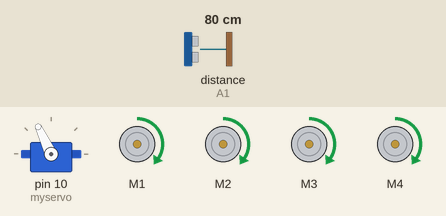
Bench run of a sketch on a simulated Arduino Uno, built with avr-gcc and run on an emulated ATmega328P. Parts: servo, 4 × DC motor (green arrow = forward, orange = backward, longer = faster). The inputs (shaded band) are chosen by the test bench; at power-on: distance to the obstacle (sensor on A1) 80 cm. The echo pulse lasts 58.3 µs per cm.

Above: at 3.9 s.
4.0 s: distance to the obstacle (sensor on A1) set to 28 cm
5.5 s: distance to the obstacle (sensor on A1) set to 22 cm
At 6.3 s:
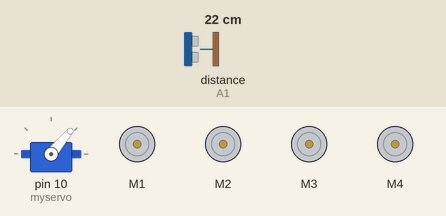
At 7.2 s:
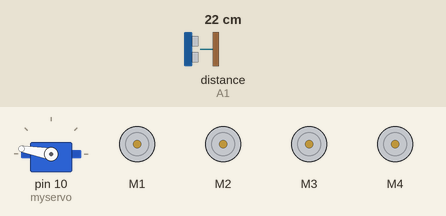
8.5 s: distance to the obstacle (sensor on A1) set to 35 cm
At 11.5 s:
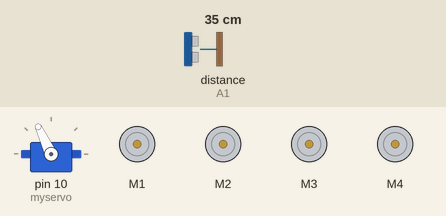
Timing chart, 0 to 13.0 s (numbered marks = the images above; inputs shaded):
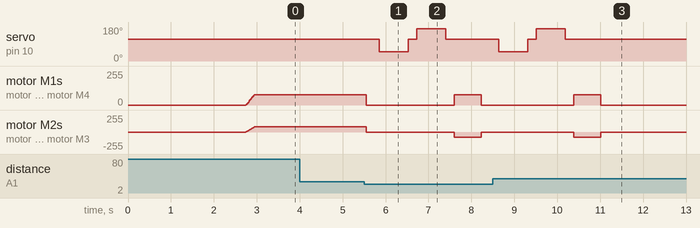

Measured:
- the behaviour switches between 26 and 25 cm on distance to the obstacle (sensor on A1) (found by bisection; images 0 and 1)
- after the input at 4.0 s, every drawn part: stays the same
- after the input at 5.5 s, servo on pin 10 (myservo): 115° → 50° after 0.35 s, → 115° 0.67 s later, → 170° 0.20 s later, → 115° 0.67 s later; motor M1: forward 78/255 → stopped after 0.05 s, → forward 78/255 2.0 s later, → stopped 0.63 s later
- after the input at 8.5 s, servo on pin 10 (myservo): goes on until 10.2 s, then stays 115°; motor M1–4: goes on until 11.0 s, then stays stopped

The sketch:

Auto_Parking.ino
```cpp
#include <AFMotor.h>
#include <NewPing.h>
#include <Servo.h>
#include <Adafruit_MotorShield.h>
#define TRIG_PIN A0
#define ECHO_PIN1 A1
#define ECHO_PIN2 A2
#define ECHO_PIN3 A3
#define ECHO_PIN4 A4
#define MAX_DISTANCE 200
#define MAX_SPEED 180 // sets speed of DC  motors
#define MAX_SPEED_OFFSET 20

NewPing sonar1(TRIG_PIN, ECHO_PIN1, MAX_DISTANCE);
//NewPing sonar2(TRIG_PIN,ECHO_PIN2,MAX_DISTANCE);
//NewPing sonar3(TRIG_PIN,ECHO_PIN3,MAX_DISTANCE);
//NewPing sonar4(TRIG_PIN,ECHO_PIN4,MAX_DISTANCE);

AF_DCMotor motor1(1);
AF_DCMotor motor2(2);
AF_DCMotor motor3(3);
AF_DCMotor motor4(4);
Servo myservo;

boolean goesForward=false;
int distance = 100;
int speedSet = 0;
int flag=0;

void setup() {
  Serial.begin(9600);
  myservo.attach(10);
  myservo.write(115);
  delay(2000);
  distance = readPing();
  delay(100);
  distance = readPing();
  delay(100);
  distance = readPing();
  delay(100);
  distance = readPing();
  delay(100);
}
void loop() {
 int distanceR = 0;
 int distanceL =  0;
 delay(40);

 if(distance<=25&&flag==0)
 {
  moveStop();
  delay(100);
  /*moveBackward();
  delay(300);*/
  moveStop();
  delay(200);
  distanceR = lookRight();
  delay(200);
  distanceL = lookLeft();
  delay(200);
  if(distanceR<=20 && distanceL<=20 && distance<=24){
    moveStop();
    flag=1;
  }
  else if(distanceR>=distanceL)
  {
    turnRight();
    moveStop();
  }else
  {
    turnLeft();
    moveStop();
  }
 }else if (flag==0)
 {
  moveForward();
 }
 else{;}
 distance = readPing();
}


int lookRight()
{
    myservo.write(50);
    delay(500);
    int distance = readPing();
    delay(100);
    myservo.write(115);
    return distance;
}

int lookLeft()
{
    myservo.write(170);
    delay(500);
    int distance = readPing();
    delay(100);
    myservo.write(115);
    return distance;
    delay(100);
}

int readPing() {
  delay(70);
  int cm = sonar1.ping_cm();
  if(cm==0)
  {
    cm = 250;
  }
  return cm;
}
/*int readPing2() {
  delay(70);
  int cm = sonar2.ping_cm();
  if(cm==0)
  {
    cm = 250;
  }
  return cm;
}
int readPing3() {
  delay(70);
  int cm = sonar3.ping_cm();
  if(cm==0)
  {
    cm = 250;
  }
  return cm;
}
int readPing4() {
  delay(70);
  int cm = sonar4.ping_cm();
  if(cm==0)
  {
    cm = 250;
  }
  return cm;
}*/
void moveStop() {
  motor1.run(RELEASE);
  motor2.run(RELEASE);
  motor3.run(RELEASE);
  motor4.run(RELEASE);
  }

void moveForward2(){
  if(!goesForward)
  {
    motor1.run(FORWARD);
    motor2.run(FORWARD);
    motor3.run(FORWARD);
    motor4.run(FORWARD);

  for(speedSet=0;speedSet<40;speedSet+=2)
  {
    motor1.setSpeed(speedSet);
    motor2.setSpeed(speedSet);
    motor3.setSpeed(speedSet);
    motor4.setSpeed(speedSet);
    delay(5);
  }
}
}
void moveForward() {

 if(!goesForward)
  {
    goesForward=true;
    motor1.run(FORWARD);
    motor2.run(FORWARD);
    motor3.run(FORWARD);
    motor4.run(FORWARD);
   for (speedSet = 0; speedSet < 80; speedSet +=2) //speed up the motor
   {
    motor1.setSpeed(speedSet);
    motor2.setSpeed(speedSet);
    motor3.setSpeed(speedSet);
    motor4.setSpeed(speedSet);
    delay(5);
   }
  }
}

void moveBackward() {
    goesForward=false;
    motor1.run(BACKWARD);
    motor2.run(BACKWARD);
    motor3.run(BACKWARD);
    motor4.run(BACKWARD);
  for (speedSet = 0; speedSet < 80; speedSet +=2) //speed up the motor
  {
    motor1.setSpeed(speedSet);
    motor2.setSpeed(speedSet);
    motor3.setSpeed(speedSet);
    motor4.setSpeed(speedSet);
    delay(5);
  }
}

void turnRight() {
  motor1.run(FORWARD);
  motor4.run(FORWARD);
  motor2.run(BACKWARD);
  motor3.run(BACKWARD);
  delay(630);
  /*motor1.run(FORWARD);
  motor2.run(FORWARD);
  motor3.run(FORWARD);
  motor4.run(FORWARD);*/
}

void turnLeft() {
  motor1.run(BACKWARD);
  motor4.run(BACKWARD);
  motor2.run(FORWARD);
  motor3.run(FORWARD);
  delay(630);
  /*motor1.run(FORWARD);
  motor2.run(FORWARD);
  motor3.run(FORWARD);
  motor4.run(FORWARD);*/
}
```
